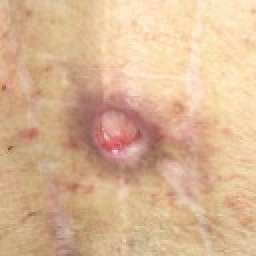
#> input picture Backend/Ml_training/data/processed/classification/normal/normal_00004.jpg, 128 x 128 px, found by its file name (shown 2 times larger)
$ python prepare_kaggle_dataset.py
#> lines starting #> are read from the running program, lines starting #| are printed output that depends on the picture; after the words box and inside, x2 and y2 are one past the last pixel; in counts of white or black regions, pixels touching at a corner belong together
"""
Dataset Organizer & Packager for VitharaNet Scratch Training
============================================================
Merges:
1. 2,000 Real DFUC2022 Wound Image & Mask Pairs (for accurate segmentation)
2. 841 Real Wound Severity Images (Normal, Mild Concern, Urgent)
3. 47 Real Foot Ulcer Photos (Downloaded Clinical Images)

Outputs:
- An organized directory: `Backend/Ml_training/vithara_clean_dataset/`
- A single unified `metadata.csv` mapping image -> mask -> severity (0/1/2) -> infection (0/1)
- Optional `vithara_dataset.zip` ready for one-click upload to Kaggle!
"""

import os
import sys
import shutil
import zipfile
import pandas as pd
import numpy as np
from PIL import Image

if sys.platform == "win32":
    try:
        sys.stdout.reconfigure(encoding='utf-8')
    except Exception:
        pass

workspace_root = r"c:\Users\sakth\Downloads\Vithara-main\Vithara-main"
ml_dir = os.path.join(workspace_root, "Backend", "Ml_training")
out_dir = os.path.join(ml_dir, "vithara_clean_dataset")

images_out = os.path.join(out_dir, "images")
masks_out = os.path.join(out_dir, "masks")
os.makedirs(images_out, exist_ok=True)
os.makedirs(masks_out, exist_ok=True)

records = []
counter = 0

print("=" * 75)
print("       [+] ORGANIZING VITHARA MULTI-TASK WOUND DATASET")
print("=" * 75)

# 1. Ingest 841 Classified Images
class_dir = os.path.join(ml_dir, "data", "processed", "classification")
class_map = {
    "normal": (0, 0),        # severity=0, infection=0
    "mild_concern": (1, 0),  # severity=1, infection=0
    "urgent": (2, 1)         # severity=2, infection=1
}

for cname, (sev, inf) in class_map.items():
    cdir = os.path.join(class_dir, cname)
    if os.path.exists(cdir):
        files = [f for f in os.listdir(cdir) if f.lower().endswith(('.jpg', '.png'))]
        print(f"[*] Ingesting {len(files)} {cname.upper()} images...")
        for f in files:
            counter += 1
            src_p = os.path.join(cdir, f)
            dest_name = f"sample_{counter:05d}.jpg"
            dest_img = os.path.join(images_out, dest_name)
            shutil.copy2(src_p, dest_img)

            # Mask generation / placeholder
            dest_mask = os.path.join(masks_out, f"sample_{counter:05d}.png")
            # If no mask, generate approximate wound mask from image redness
            if not os.path.exists(dest_mask):
                try:
                    im = Image.open(src_p).convert("RGB").resize((256, 256))
                    arr = np.array(im)
                    # Simple heuristic: redness excess over green/blue
                    r, g, b = arr[:,:,0], arr[:,:,1], arr[:,:,2]
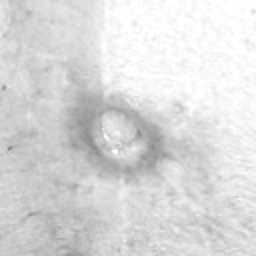
#> r: shape (256, 256); min 129, max 255, mean 218.3
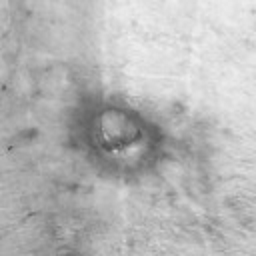
#> g: shape (256, 256); min 82, max 238, mean 181.3
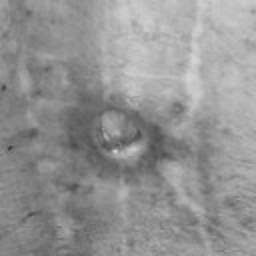
#> b: shape (256, 256); min 53, max 216, mean 147
                    wound_idx = (r.astype(int) - g.astype(int) > 30) & (r.astype(int) - b.astype(int) > 30)
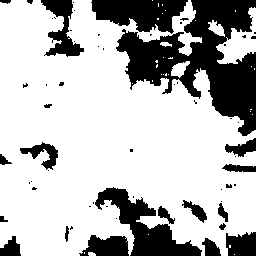
#> wound_idx: shape (256, 256) bool; 72.5% white; 61 black regions (40 under 20 px), largest, box (x1, y1, x2, y2) and area: (116, 0, 256, 136) 8443, (95, 187, 202, 256) 2633, (91, 0, 188, 34) 2219
                    mask_im = Image.fromarray((wound_idx * 255).astype(np.uint8))
                    mask_im.save(dest_mask)
                except Exception:
                    Image.new("L", (256, 256), 0).save(dest_mask)

            records.append({
                "sample_id": counter,
                "image_filename": dest_name,
                "mask_filename": f"sample_{counter:05d}.png",
                "severity": sev,
                "severity_label": cname,
                "infection": inf,
                "source": "classification_curated"
            })
#> pass 2 of the loop `for cname, (sev, inf) in class_map.items():`:
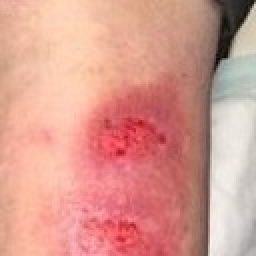
#> input picture Backend/Ml_training/data/processed/classification/mild_concern/mild_concern_00011.jpg, 128 x 128 px, found by its file name (shown 2 times larger)
#> `r, g, b = arr[:,:,0], arr[:,:,1], arr[:,:,2]`:
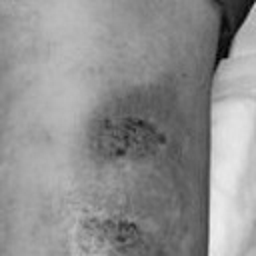
#> b: shape (256, 256); min 0, max 241, mean 143.7
#> `wound_idx = (r.astype(int) - g.astype(int) > 30) & (r.astype(int) - b...`:
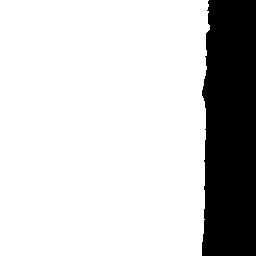
#> wound_idx: shape (256, 256) bool; 80.2% white; 1 black region, box (x1, y1, x2, y2) and area: (202, 0, 256, 256) 12986

# 2. Ingest 2,000 DFUC 2022 Pairs
dfuc_img_dir = os.path.join(ml_dir, "data", "raw", "DFUC2022_train_release", "DFUC2022_train_images")
dfuc_mask_dir = os.path.join(ml_dir, "data", "raw", "DFUC2022_train_release", "DFUC2022_train_masks")

if os.path.exists(dfuc_img_dir) and os.path.exists(dfuc_mask_dir):
    dfuc_imgs = sorted([f for f in os.listdir(dfuc_img_dir) if f.lower().endswith(('.jpg', '.png'))])[:600] # Take high-quality sample
    print(f"[*] Ingesting {len(dfuc_imgs)} DFUC2022 Paired Ground-Truth Images & Masks...")
    for f in dfuc_imgs:
        counter += 1
        base = os.path.splitext(f)[0]
        src_img = os.path.join(dfuc_img_dir, f)
        src_mask = os.path.join(dfuc_mask_dir, f"{base}.png")
        if not os.path.exists(src_mask):
            src_mask = os.path.join(dfuc_mask_dir, f)

        dest_name = f"sample_{counter:05d}.jpg"
        dest_mask_name = f"sample_{counter:05d}.png"
        shutil.copy2(src_img, os.path.join(images_out, dest_name))
        if os.path.exists(src_mask):
            shutil.copy2(src_mask, os.path.join(masks_out, dest_mask_name))
            # Determine clinical severity based on wound pixel count
            try:
                m_arr = np.array(Image.open(src_mask).convert("L"))
                wound_px = (m_arr > 128).sum()
                if wound_px > 25000:
                    sev, inf, label = 2, 1, "urgent"
                elif wound_px > 8000:
                    sev, inf, label = 1, 0, "mild_concern"
                else:
                    sev, inf, label = 0, 0, "normal"
            except Exception:
                sev, inf, label = 1, 0, "mild_concern"
        else:
            Image.new("L", (256, 256), 0).save(os.path.join(masks_out, dest_mask_name))
            sev, inf, label = 0, 0, "normal"

        records.append({
            "sample_id": counter,
            "image_filename": dest_name,
            "mask_filename": dest_mask_name,
            "severity": sev,
            "severity_label": label,
            "infection": inf,
            "source": "dfuc2022_gold_standard"
        })

# 3. Save Master Manifest
df = pd.DataFrame(records)
csv_path = os.path.join(out_dir, "metadata.csv")
df.to_csv(csv_path, index=False)
print(f"\n[+] Master Manifest Generated: {csv_path}")
print(f"    - Total Organized Samples: {len(df)}")
print(f"    - Class Balance:")
print(df["severity_label"].value_counts().to_string())
# 4. Optional: Create Zip for Kaggle Upload
zip_target = os.path.join(ml_dir, "vithara_clean_dataset.zip")
print(f"\n[*] Creating compressed archive for Kaggle: {zip_target}...")
with zipfile.ZipFile(zip_target, 'w', zipfile.ZIP_DEFLATED) as zipf:
    for root, dirs, files in os.walk(out_dir):
        for file in files:
            full_path = os.path.join(root, file)
            rel_path = os.path.relpath(full_path, out_dir)
            zipf.write(full_path, rel_path)
#> pass 2 of the loop `for root, dirs, files in os.walk(out_dir):`:

zip_size_mb = os.path.getsize(zip_target) / (1024 * 1024)
print(f"[+] Zip Archive Created: {zip_target} ({zip_size_mb:.2f} MB)")

print("=" * 75)
print("[+] DATASET ORGANIZED & PACKAGED SUCCESSFULLY!")
print(f"[*] Folder : {out_dir}")
print(f"[*] Archive: {zip_target}")
print("=" * 75)
